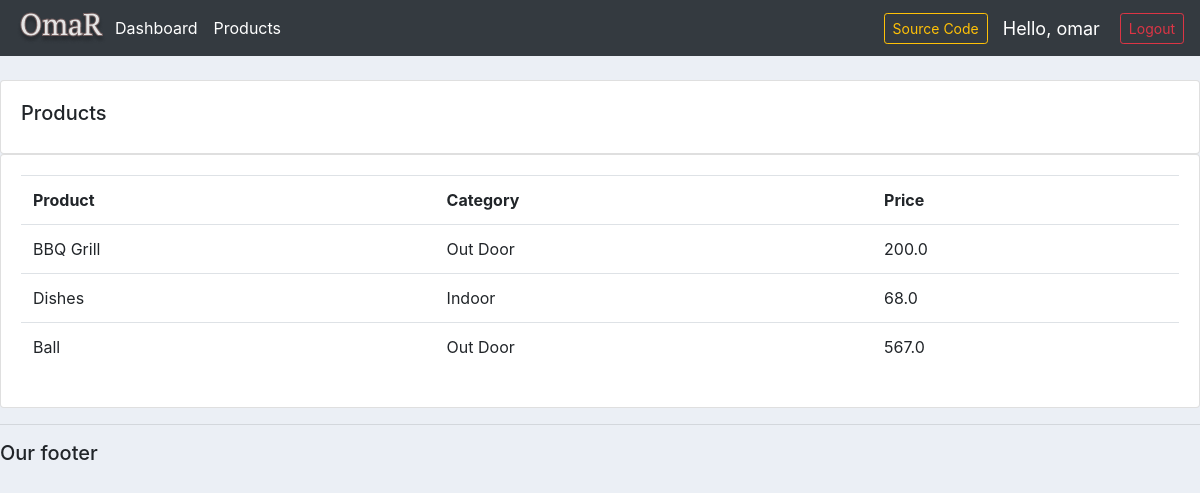
Screenshot of /products/ (signed in) with the database file from the repository.
### accounts/models.py (models this page shows, shortened)
class Product(models.Model):
    CATEGORY = (
        ('Indoor', 'Indoor'),
        ('Out Door', 'Out Door'),
    )
    name = models.CharField(max_length=200, null=True)
    price = models.FloatField(null=True)
    category = models.CharField(max_length=200, null=True, choices=CATEGORY)
    description = models.CharField(max_length=200, null=True, blank=True)
    date_created = models.DateTimeField(auto_now_add=True, null=True)
    tags = models.ManyToManyField(Tag) # Many to Many relationships

### accounts/decorators.py (the view)
        def wrapper_func(request, *args, **kwargs):
            group = None
            if request.user.groups.exists():
                group = request.user.groups.all()[0].name # index it first one by [0]
            if group in allowed_roles:     # [] admin/staff/customer what ever it is.
                return view_func(request, *args, **kwargs)
            else:
                return HttpResponse('You are not authorized to view this page')

### accounts/views.py (called while the page is built)
@login_required(login_url='login')
@allowed_users(allowed_roles=['admin']) # we can add more like - ['admin', 'staff', etc]
def products(request):
    products = Product.objects.all()
    return render(request, 'accounts/products.html', {'products':products})

### accounts/templates/accounts/products.html
{%  extends 'accounts/main.html' %}
{% block content %}
		<br>
		<div class="row">
			<div class="col-md">
				<div class="card card-body">
					<h5>Products</h5>
				</div>
				<div class="card card-body">
					<table class="table">
						<tr>
							<th>Product</th>
							<th>Category</th>
							<th>Price</th>
						</tr>
						{% for i in products %}
							<tr>
								<td>{{ i.name }}</td>
								<td>{{ i.category }}</td>
								<td>{{ i.price }}</td>
							</tr>
						{% endfor %}
					</table>
				</div>
			</div>
		</div>
{% endblock content %}

### accounts/templates/accounts/navbar.html (shortened to what this page needs)
{% load static %}
{% load qr_code %}
<nav class="navbar navbar-expand-lg navbar-dark bg-dark">
  <a href="{% url 'home' %}"><img src="{% static 'images/logo.png' %}" alt=""></a>
  <div class="collapse navbar-collapse" id="navbarNav">
    <ul class="navbar-nav">
      {% if request.user.is_staff %}
      <li class="nav-item active">
        <a class="nav-link" href="{% url 'home' %}">Dashboard</a>
      </li>
      <li class="nav-item active">
        <a class="nav-link" href="{% url 'products' %}">Products</a>
      </li>
      {% else %}
      <li class="nav-item active">
        <a class="nav-link" href="{% url 'account' %}">Settings</a>
      </li>
      {% endif %}
    </ul>
  </div>
  <span>
  <div class="container">
    <button type="button" class="btn btn-outline-warning btn-sm" data-toggle="modal" data-target="#myModal">Source Code</button>
  </div>
  </span>
  <span id="hello-msg">Hello, {{request.user}}</span>
  <span><a class="btn btn-sm btn-outline-danger" href="{% url 'logout' %}">Logout</a></span>
</nav>

### static/css/main.css (style rules this page uses)
body { background-color: #ebeff5; }

### accounts/templates/accounts/navbar.html (style rules this page uses)
#hello-msg { font-size: 18px; color: #fff; margin-right: 20px; }

### rows the page displays
Product: name "BBQ Grill", category "Out Door", price "200.0"
Product: name "Dishes", category "Indoor", price "68.0"
Product: name "Ball", category "Out Door", price "567.0"

### other values shown
{{ request.user }} "omar"
